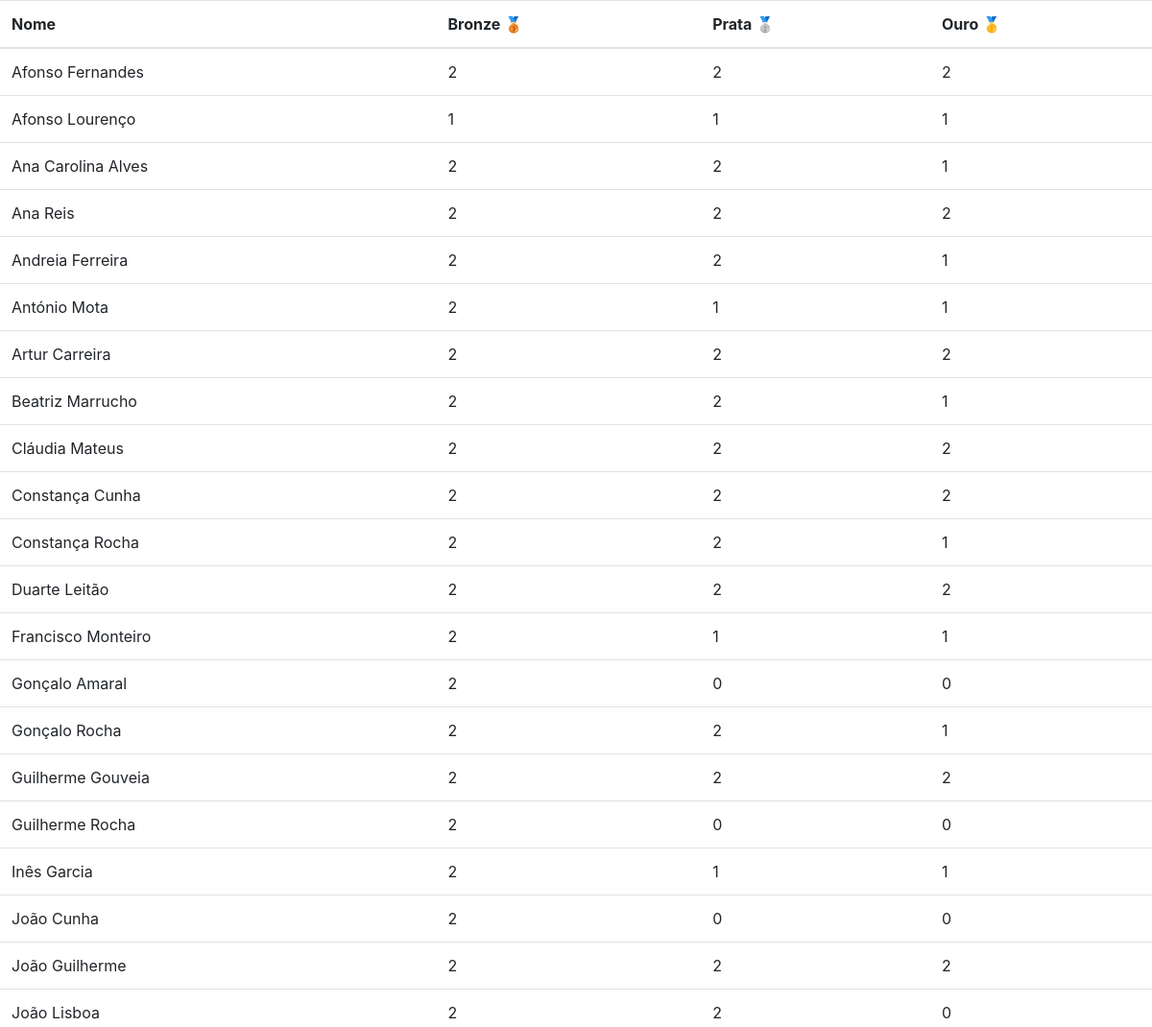
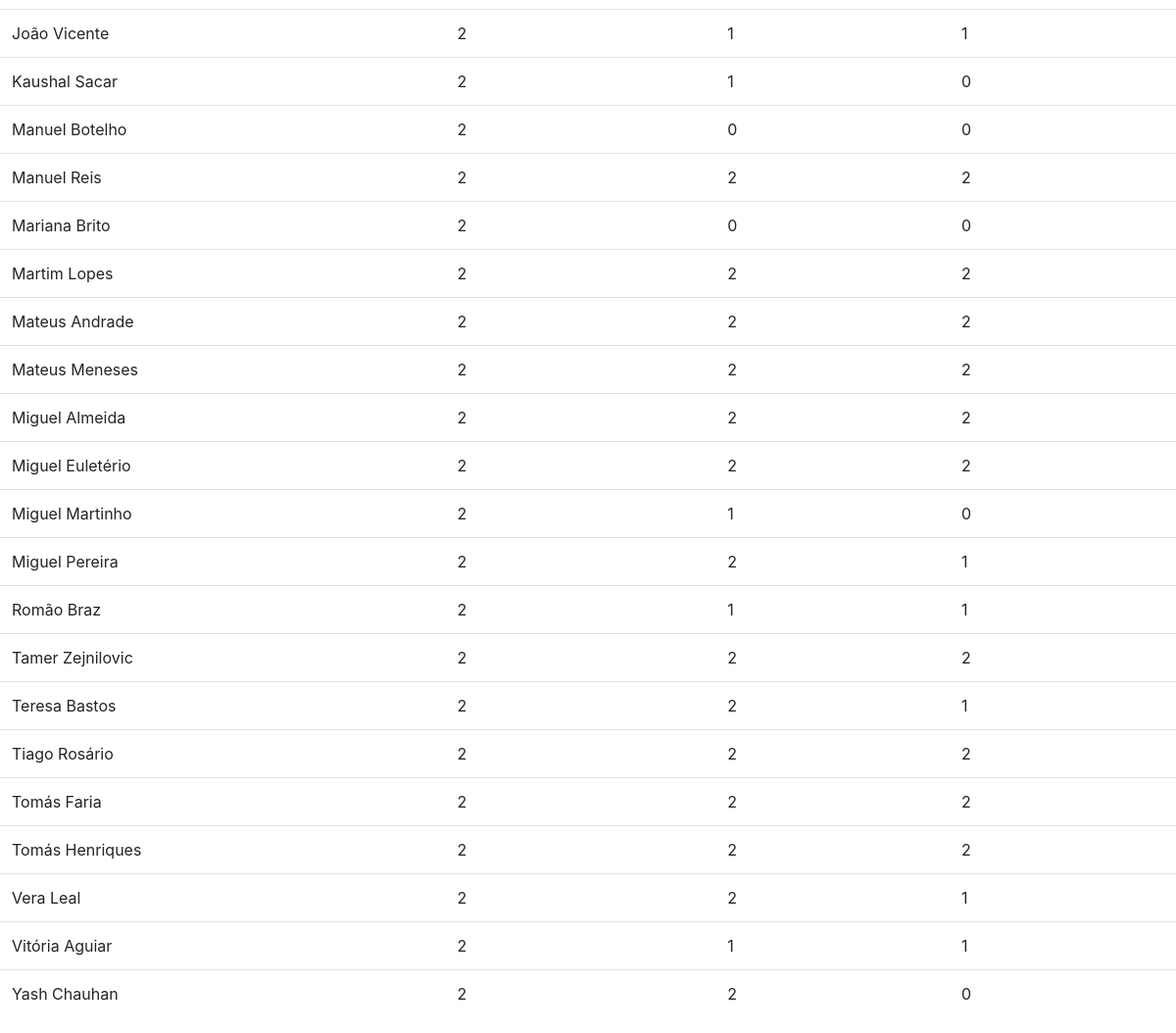
The page / on the database its author committed (2 pictures, top to bottom).
### tabelas_db.py (models this page shows, shortened)
class Aluno(db.Model):
    id = db.Column(db.Integer, primary_key=True)
    mail = db.Column(db.String(50))
    nome = db.Column(db.String(50))
    bronze = db.Column(db.Integer)
    prata = db.Column(db.Integer)
    ouro = db.Column(db.Integer)

### leaderboard.py (the view)
@app.route('/', methods=['GET'])
def leaderboard():
    leaderboard = []
    for aluno in Aluno.query.order_by(Aluno.nome).all():
        leaderboard += [aluno.__dict__]
    return render_template('leaderboard.html', leaderboard=leaderboard)

### templates/leaderboard.html (shortened to what this page needs)
<!DOCTYPE html>
<html lang="en">
<head>
    <link rel="stylesheet" href="https://stackpath.bootstrapcdn.com/bootstrap/4.3.1/css/bootstrap.min.css">
</head>
<body>
    <table class="table table-hover">
        <thead>
            <tr>
                <th scope="col">Nome</th>
                <th scope="col">Bronze 🥉</th>
                <th scope="col">Prata 🥈</th>
                <th scope="col">Ouro 🥇</th>
            </tr>
        </thead>
        <tbody>
            {% for i in range(leaderboard|length) %}
            <tr>
                <td>{{ leaderboard[i]['nome'] }}</td>
                <td>{{ leaderboard[i]['bronze'] }}</td>
                <td>{{ leaderboard[i]['prata'] }}</td>
                <td>{{ leaderboard[i]['ouro'] }}</td>
            </tr>
            {% endfor %}
        </tbody>
    </table>
</body>
</html>

### rows shown on the page
Aluno: nome "Afonso Fernandes"
Aluno: nome "Afonso Lourenço"
Aluno: nome "Ana Carolina Alves"
Aluno: nome "Ana Reis"
Aluno: nome "Andreia Ferreira"
Aluno: nome "António Mota"
Aluno: nome "Artur Carreira"
Aluno: nome "Beatriz Marrucho"
Aluno: nome "Cláudia Mateus"
Aluno: nome "Constança Cunha"
Aluno: nome "Constança Rocha"
Aluno: nome "Duarte Leitão"
Aluno: nome "Francisco Monteiro"
Aluno: nome "Gonçalo Amaral"
Aluno: nome "Gonçalo Rocha"
Aluno: nome "Guilherme Gouveia"
Aluno: nome "Guilherme Rocha"
Aluno: nome "Inês Garcia"
Aluno: nome "João Cunha"
Aluno: nome "João Guilherme"
Aluno: nome "João Lisboa"
Aluno: nome "João Vicente"
Aluno: nome "Kaushal Sacar"
Aluno: nome "Manuel Botelho"
Aluno: nome "Manuel Reis"
Aluno: nome "Mariana Brito"
Aluno: nome "Martim Lopes"
Aluno: nome "Mateus Andrade"
Aluno: nome "Mateus Meneses"
Aluno: nome "Miguel Almeida"
Aluno: nome "Miguel Euletério"
Aluno: nome "Miguel Martinho"
Aluno: nome "Miguel Pereira"
Aluno: nome "Romão Braz"
Aluno: nome "Tamer Zejnilovic"
Aluno: nome "Teresa Bastos"
Aluno: nome "Tiago Rosário"
Aluno: nome "Tomás Faria"
Aluno: nome "Tomás Henriques"
Aluno: nome "Vera Leal"
Aluno: nome "Vitória Aguiar"
Aluno: nome "Yash Chauhan"

### other values the page prints
{{ leaderboard[i]['bronze'] }} "2" "1" "2" "2" "2" "2" "2" "2" "2" "2" "2" "2" "2" "2" "2" "2" "2" "2" "2" "2" "2" "2" "2" "2" "2" "2" "2" "2" "2" "2" "2" "2" "2" "2" "2" "2" "2" "2" "2" "2" "2" "2"
{{ leaderboard[i]['prata'] }} "2" "1" "2" "2" "2" "1" "2" "2" "2" "2" "2" "2" "1" "0" "2" "2" "0" "1" "0" "2" "2" "1" "1" "0" "2" "0" "2" "2" "2" "2" "2" "1" "2" "1" "2" "2" "2" "2" "2" "2" "1" "2"
{{ leaderboard[i]['ouro'] }} "2" "1" "1" "2" "1" "1" "2" "1" "2" "2" "1" "2" "1" "0" "1" "2" "0" "1" "0" "2" "0" "1" "0" "0" "2" "0" "2" "2" "2" "2" "2" "0" "1" "1" "2" "1" "2" "2" "2" "1" "1" "0"
